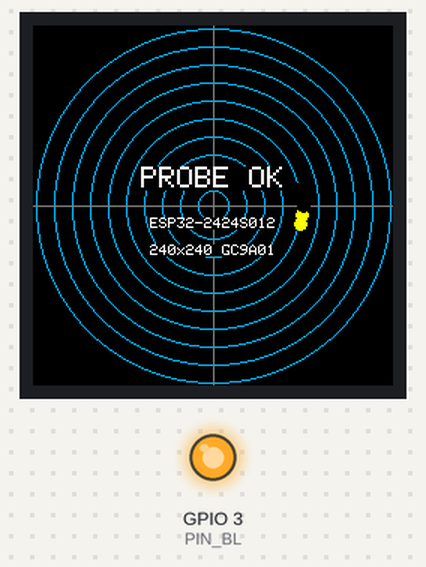
The sketch below on a simulated ESP32-C3. On the bench: 240×240 colour display, output pins drawn as LEDs (lit = HIGH). What the sketch prints to the serial monitor is not drawn.

Above: at 3.79 s.
At 12.65 s:
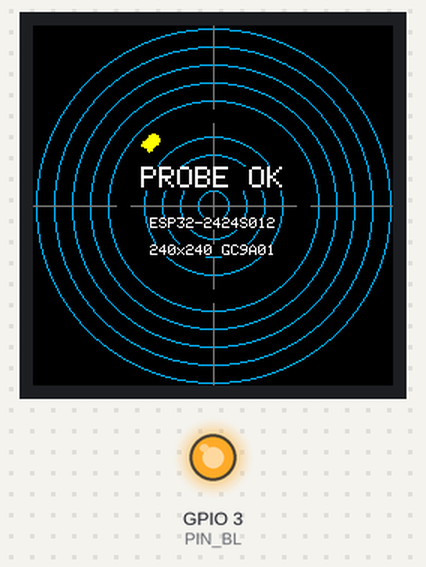
At 21.78 s:
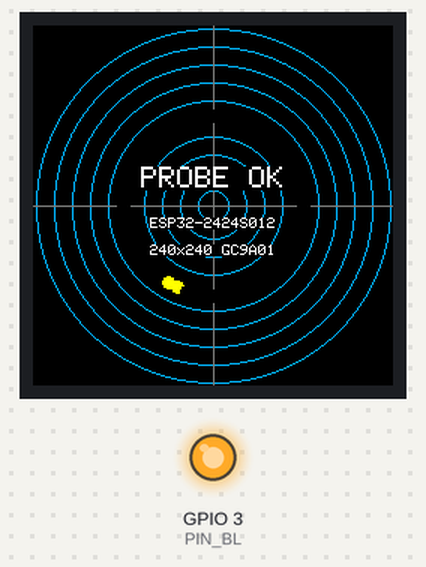
At 39.9 s:
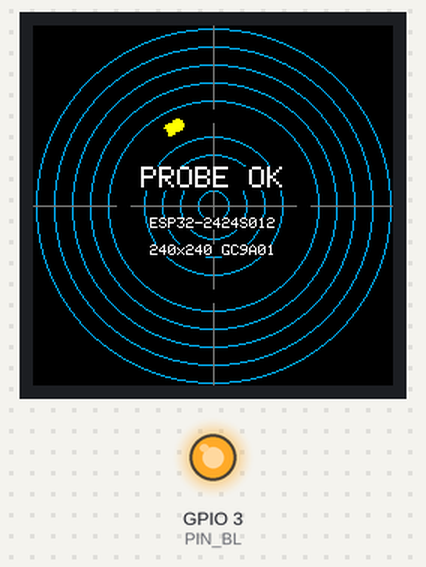
Timing chart, 0 to 40.0 s (numbered marks = the images above):
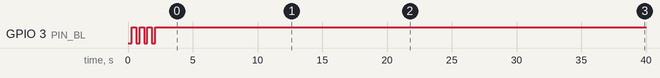

The sketch:

probe.ino
```cpp
// Probe sketch for GUITION ESP32-2424S012 (ESP32-C3 + 1.28" round GC9A01 + CST816 touch)
// Goal: empirically confirm the documented pinout lights the screen.
//
// Pinout under test (from board docs):
//   LCD: SCLK=6  MOSI=7  DC=2  CS=10  RST=-1(none)  BL=3
//   Touch CST816 (I2C @0x15): SDA=4 SCL=5 INT=0 RST=1
//
// Build needs LovyanGFX. Serial uses USB CDC (FQBN flag CDCOnBoot=cdc).

#include <LovyanGFX.hpp>

class LGFX : public lgfx::LGFX_Device {
  lgfx::Panel_GC9A01 _panel;
  lgfx::Bus_SPI      _bus;
public:
  LGFX() {
    { auto c = _bus.config();
      c.spi_host   = SPI2_HOST;   // FSPI on the C3
      c.spi_mode   = 0;
      c.freq_write = 40000000;
      c.freq_read  = 16000000;
      c.pin_sclk   = 6;
      c.pin_mosi   = 7;
      c.pin_miso   = -1;
      c.pin_dc     = 2;
      _bus.config(c);
      _panel.setBus(&_bus);
    }
    { auto c = _panel.config();
      c.pin_cs   = 10;
      c.pin_rst  = -1;
      c.pin_busy = -1;
      c.panel_width   = 240;
      c.panel_height  = 240;
      c.offset_x = 0;
      c.offset_y = 0;
      c.readable   = false;
      c.invert     = true;   // GC9A01 wants inversion on
      c.rgb_order  = false;
      c.dlen_16bit = false;
      c.bus_shared = false;
      _panel.config(c);
    }
    setPanel(&_panel);
  }
};

LGFX tft;

static const int PIN_BL = 3;

void setup() {
  Serial.begin(115200);
  delay(300);
  Serial.println();
  Serial.println("=== ESP32-2424S012 PROBE ===");

  // Step 1: backlight test — blink 3x so you can see GPIO3 controls the panel light
  pinMode(PIN_BL, OUTPUT);
  for (int i = 0; i < 3; i++) {
    Serial.printf("backlight ON  (GPIO%d)\n", PIN_BL);
    digitalWrite(PIN_BL, HIGH); delay(350);
    Serial.println("backlight OFF");
    digitalWrite(PIN_BL, LOW);  delay(250);
  }
  digitalWrite(PIN_BL, HIGH);   // leave it on

  // Step 2: bring up the GC9A01
  Serial.println("init GC9A01...");
  tft.init();
  tft.setRotation(0);

  // color flood so you can confirm pixels are real
  tft.fillScreen(TFT_RED);   delay(400);
  tft.fillScreen(TFT_GREEN); delay(400);
  tft.fillScreen(TFT_BLUE);  delay(400);
  tft.fillScreen(TFT_BLACK);

  // centered round-display test pattern
  int cx = 120, cy = 120;
  for (int r = 118; r > 0; r -= 12)
    tft.drawCircle(cx, cy, r, tft.color565(0, 180, 255));
  tft.drawFastHLine(0, cy, 240, TFT_DARKGREY);
  tft.drawFastVLine(cx, 0, 240, TFT_DARKGREY);

  tft.setTextDatum(middle_center);
  tft.setTextColor(TFT_WHITE, TFT_BLACK);
  tft.setTextSize(2);
  tft.drawString("PROBE OK", cx, cy - 18);
  tft.setTextSize(1);
  tft.drawString("ESP32-2424S012", cx, cy + 12);
  tft.drawString("240x240 GC9A01", cx, cy + 30);

  Serial.println("display init done -> you should see 'PROBE OK'");
}

void loop() {
  // heartbeat: small sweeping arc + serial tick so we know it's alive
  static int a = 0;
  static uint32_t last = 0;
  if (millis() - last > 40) {
    last = millis();
    float rad = a * 3.14159265f / 180.0f;
    int x = 120 + (int)(60 * cosf(rad));
    int y = 120 + (int)(60 * sinf(rad));
    tft.fillCircle(x, y, 4, TFT_YELLOW);
    tft.fillCircle(120 + (int)(60 * cosf((a - 12) * 3.14159265f / 180.0f)),
                   120 + (int)(60 * sinf((a - 12) * 3.14159265f / 180.0f)), 4, TFT_BLACK);
    a = (a + 6) % 360;
    if (a == 0) Serial.println("alive");
  }
}
```
